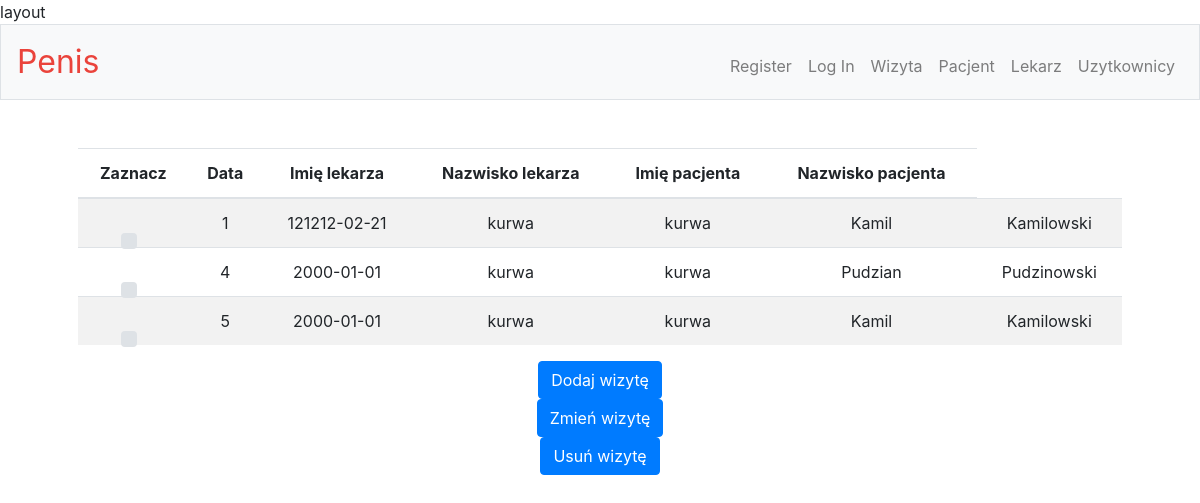
The page /wizyta on the database as committed earlier.
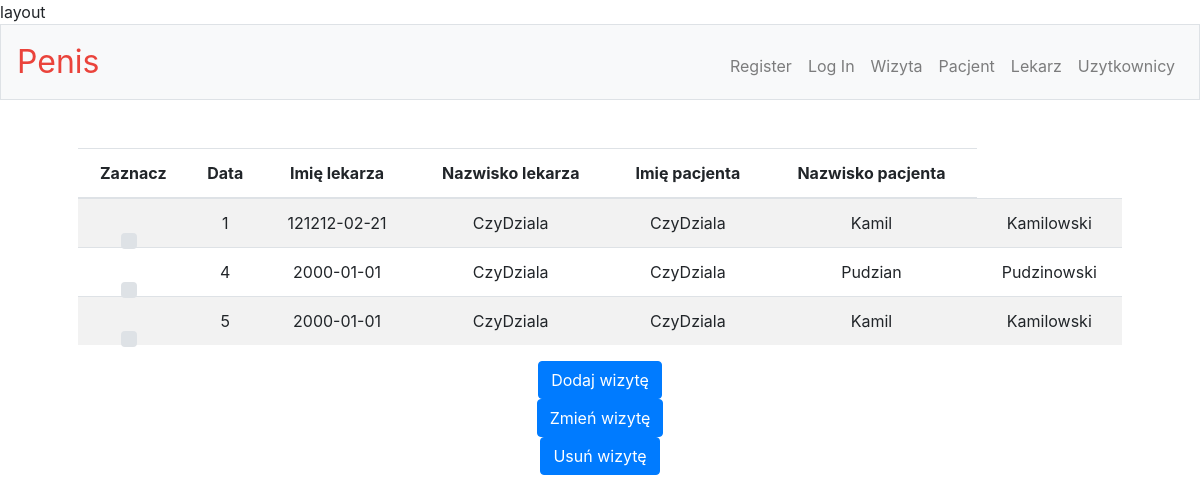
The same page on the database as committed later.
### tables this page shows
CREATE TABLE Lekarz(id integer PRIMARY KEY AUTOINCREMENT, Name TEXT, Surname TEXT, Pesel TEXT, Telefon TEXT, Salary integer,  Users_id INTEGER NOT NULL, FOREIGN KEY (Users_id) REFERENCES Users (id));

### app.py (the view)
@app.route('/wizyta', methods=['GET', 'POST'])
def wizyta():
    if request.method == "GET":
        con = sqlite3.connect("db.db")
        cur = con.cursor()
        columns = ["Data", "Imię lekarza", "Nazwisko lekarza", "Imię pacjenta", "Nazwisko pacjenta"]
        cur.execute(
            "select Wizyta.id,Wizyta.Data, Lekarz.Name, Lekarz.Surname, Pacjent.Name, Pacjent.Surname from Wizyta inner join Lekarz on  Wizyta.lekarz_Id = Lekarz.id inner join Pacjent on Wizyta.pacjent_id = Pacjent.id")
        rows = cur.fetchall()
        return render_template("wizyta.html", columns=columns, rows=rows)

### templates/wizyta.html (shortened to what this page needs)
{% extends "layout.html" %}
{% block main %}
    <table class="table table-striped">
        <thead class>
        <tr>
            <th scope="col">Zaznacz</th>
            {% for column in columns %}
                <th scope="col">{{ column }}</th>
            {% endfor %}
        </tr>
        </thead>
        <tbody>
        {% for row in rows %}
            <tr>
                <td>
                    <div class="custom-control custom-checkbox">
                    </div>
                </td>
                {% for value in row %}
                    <td>{{ value }}</td>
                {% endfor %}
            </tr>
        {% endfor %}
        </tbody>
    </table>
    <form method="get" action="/wizyta_create">
        <button class="btn btn-primary" type="submit">Dodaj wizytę</button>
    </form>
    <form method="get" action="/wizyta_update">
           <button name="id" value="" onclick="getValue()" id="update" class="btn btn-primary" type="submit">Zmień wizytę</button>
    </form>
        <form method="get" action="/wizyta_delete">
           <button name="id" value="" onclick="getValue()" id="delete" class="btn btn-primary" type="submit">Usuń wizytę</button>
    </form>
{% endblock %}

Rows that differ between the two databases and show on the page:
removed Lekarz: Name "kurwa", Surname "kurwa"
added Lekarz: Name "CzyDziala", Surname "CzyDziala"
